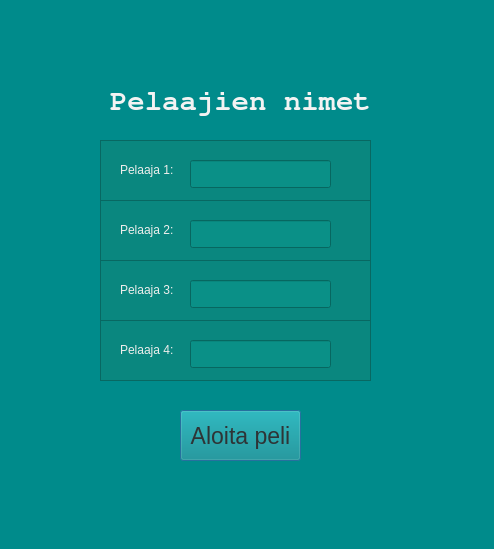
<?xml version="1.0" encoding="UTF-8"?>
<ui version="4.0">
 <class>PlayerNamesDialog</class>
 <widget class="QDialog" name="PlayerNamesDialog">
  <property name="geometry">
   <rect>
    <x>0</x>
    <y>0</y>
    <width>494</width>
    <height>549</height>
   </rect>
  </property>
  <property name="windowTitle">
   <string>Dialog</string>
  </property>
  <property name="styleSheet">
   <string notr="true">background-color: darkCyan;</string>
  </property>
  <widget class="QPushButton" name="startPushButton">
   <property name="geometry">
    <rect>
     <x>180</x>
     <y>410</y>
     <width>121</width>
     <height>51</height>
    </rect>
   </property>
   <property name="font">
    <font>
     <pointsize>17</pointsize>
     <weight>50</weight>
     <bold>false</bold>
    </font>
   </property>
   <property name="styleSheet">
    <string notr="true">color: rgb(46, 52, 54);</string>
   </property>
   <property name="text">
    <string>Aloita peli</string>
   </property>
  </widget>
  <widget class="QLabel" name="label">
   <property name="geometry">
    <rect>
     <x>110</x>
     <y>80</y>
     <width>261</width>
     <height>41</height>
    </rect>
   </property>
   <property name="font">
    <font>
     <family>FreeMono</family>
     <pointsize>22</pointsize>
     <weight>75</weight>
     <bold>true</bold>
    </font>
   </property>
   <property name="styleSheet">
    <string notr="true">color: rgb(243, 243, 243);</string>
   </property>
   <property name="text">
    <string>Pelaajien nimet</string>
   </property>
  </widget>
  <widget class="QFrame" name="playerOneFrame">
   <property name="geometry">
    <rect>
     <x>100</x>
     <y>140</y>
     <width>271</width>
     <height>61</height>
    </rect>
   </property>
   <property name="styleSheet">
    <string notr="true">background-color: rgb(10, 135, 127);</string>
   </property>
   <property name="frameShape">
    <enum>QFrame::StyledPanel</enum>
   </property>
   <property name="frameShadow">
    <enum>QFrame::Raised</enum>
   </property>
   <widget class="QLineEdit" name="player1LineEdit">
    <property name="geometry">
     <rect>
      <x>90</x>
      <y>20</y>
      <width>141</width>
      <height>28</height>
     </rect>
    </property>
    <property name="styleSheet">
     <string notr="true">background-color: rgb(10, 144, 135);
color: rgb(243, 243, 243);</string>
    </property>
   </widget>
   <widget class="QLabel" name="label_2">
    <property name="geometry">
     <rect>
      <x>20</x>
      <y>20</y>
      <width>63</width>
      <height>20</height>
     </rect>
    </property>
    <property name="styleSheet">
     <string notr="true">color: rgb(238, 238, 236);</string>
    </property>
    <property name="text">
     <string>Pelaaja 1: </string>
    </property>
   </widget>
  </widget>
  <widget class="QFrame" name="playerTwoFrame">
   <property name="geometry">
    <rect>
     <x>100</x>
     <y>200</y>
     <width>271</width>
     <height>61</height>
    </rect>
   </property>
   <property name="styleSheet">
    <string notr="true">background-color: rgb(10, 135, 127);</string>
   </property>
   <property name="frameShape">
    <enum>QFrame::StyledPanel</enum>
   </property>
   <property name="frameShadow">
    <enum>QFrame::Raised</enum>
   </property>
   <widget class="QLineEdit" name="player2LineEdit">
    <property name="geometry">
     <rect>
      <x>90</x>
      <y>20</y>
      <width>141</width>
      <height>28</height>
     </rect>
    </property>
    <property name="styleSheet">
     <string notr="true">background-color: rgb(10, 144, 135);
color: rgb(243, 243, 243);</string>
    </property>
   </widget>
   <widget class="QLabel" name="label_3">
    <property name="geometry">
     <rect>
      <x>20</x>
      <y>20</y>
      <width>63</width>
      <height>20</height>
     </rect>
    </property>
    <property name="styleSheet">
     <string notr="true">color: rgb(238, 238, 236);</string>
    </property>
    <property name="text">
     <string>Pelaaja 2: </string>
    </property>
   </widget>
  </widget>
  <widget class="QFrame" name="playerThreeFrame">
   <property name="geometry">
    <rect>
     <x>100</x>
     <y>260</y>
     <width>271</width>
     <height>61</height>
    </rect>
   </property>
   <property name="styleSheet">
    <string notr="true">background-color: rgb(10, 135, 127);</string>
   </property>
   <property name="frameShape">
    <enum>QFrame::StyledPanel</enum>
   </property>
   <property name="frameShadow">
    <enum>QFrame::Raised</enum>
   </property>
   <widget class="QLabel" name="label_4">
    <property name="geometry">
     <rect>
      <x>20</x>
      <y>20</y>
      <width>63</width>
      <height>20</height>
     </rect>
    </property>
    <property name="styleSheet">
     <string notr="true">color: rgb(238, 238, 236);</string>
    </property>
    <property name="text">
     <string>Pelaaja 3: </string>
    </property>
   </widget>
   <widget class="QLineEdit" name="player3LineEdit">
    <property name="geometry">
     <rect>
      <x>90</x>
      <y>20</y>
      <width>141</width>
      <height>28</height>
     </rect>
    </property>
    <property name="styleSheet">
     <string notr="true">background-color: rgb(10, 144, 135);
color: rgb(243, 243, 243);</string>
    </property>
   </widget>
  </widget>
  <widget class="QFrame" name="playerFourFrame">
   <property name="geometry">
    <rect>
     <x>100</x>
     <y>320</y>
     <width>271</width>
     <height>61</height>
    </rect>
   </property>
   <property name="styleSheet">
    <string notr="true">background-color: rgb(10, 135, 127);</string>
   </property>
   <property name="frameShape">
    <enum>QFrame::StyledPanel</enum>
   </property>
   <property name="frameShadow">
    <enum>QFrame::Raised</enum>
   </property>
   <widget class="QLineEdit" name="player4LineEdit">
    <property name="geometry">
     <rect>
      <x>90</x>
      <y>20</y>
      <width>141</width>
      <height>28</height>
     </rect>
    </property>
    <property name="styleSheet">
     <string notr="true">background-color: rgb(10, 144, 135);
color: rgb(243, 243, 243);</string>
    </property>
   </widget>
   <widget class="QLabel" name="label_5">
    <property name="geometry">
     <rect>
      <x>20</x>
      <y>20</y>
      <width>63</width>
      <height>20</height>
     </rect>
    </property>
    <property name="styleSheet">
     <string notr="true">color: rgb(238, 238, 236);</string>
    </property>
    <property name="text">
     <string>Pelaaja 4: </string>
    </property>
   </widget>
  </widget>
 </widget>
 <resources/>
 <connections/>
</ui>
